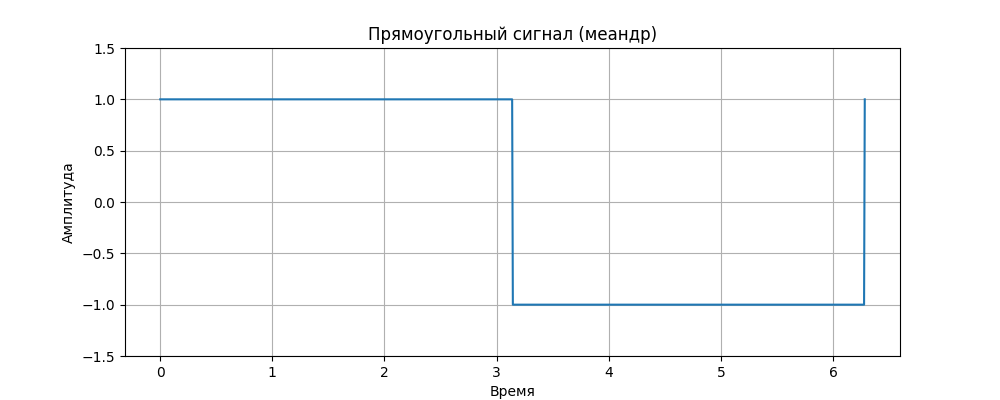

Generate this figure with Python:
import numpy as np
import matplotlib.pyplot as plt
from scipy.signal import square

# Генерация временной оси
t = np.linspace(0, 2 * np.pi, 1000, endpoint=True)

# Создание прямоугольного сигнала (меандр)
signal = square(t)

# Построение графика
plt.figure(figsize=(10, 4))
plt.plot(t, signal)
plt.title('Прямоугольный сигнал (меандр)')
plt.xlabel('Время')
plt.ylabel('Амплитуда')
plt.ylim(-1.5, 1.5)
plt.grid(True)
plt.savefig('task1.png')
